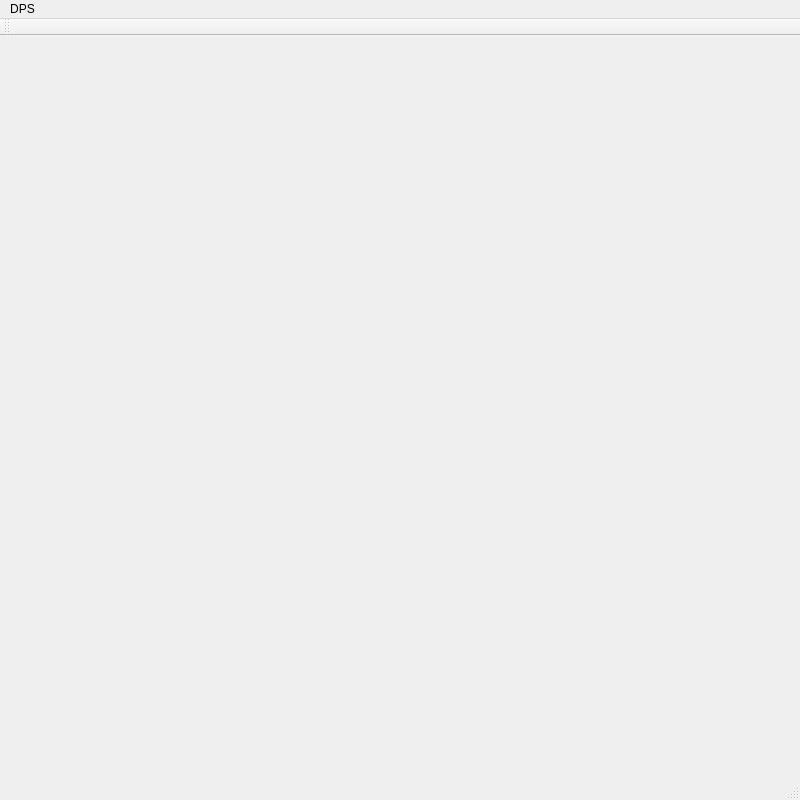
<?xml version="1.0" encoding="UTF-8"?>
<ui version="4.0">
 <class>MainWindow</class>
 <widget class="QMainWindow" name="MainWindow">
  <property name="geometry">
   <rect>
    <x>0</x>
    <y>0</y>
    <width>800</width>
    <height>800</height>
   </rect>
  </property>
  <property name="minimumSize">
   <size>
    <width>800</width>
    <height>800</height>
   </size>
  </property>
  <property name="maximumSize">
   <size>
    <width>800</width>
    <height>800</height>
   </size>
  </property>
  <property name="windowTitle">
   <string>MainWindow</string>
  </property>
  <widget class="QWidget" name="centralWidget"/>
  <widget class="QMenuBar" name="menuBar">
   <property name="geometry">
    <rect>
     <x>0</x>
     <y>0</y>
     <width>800</width>
     <height>20</height>
    </rect>
   </property>
   <widget class="QMenu" name="menuDPS">
    <property name="title">
     <string>DPS</string>
    </property>
   </widget>
   <addaction name="menuDPS"/>
  </widget>
  <widget class="QToolBar" name="mainToolBar">
   <attribute name="toolBarArea">
    <enum>TopToolBarArea</enum>
   </attribute>
   <attribute name="toolBarBreak">
    <bool>false</bool>
   </attribute>
  </widget>
  <widget class="QStatusBar" name="statusBar"/>
 </widget>
 <layoutdefault spacing="6" margin="11"/>
 <resources/>
 <connections/>
</ui>
